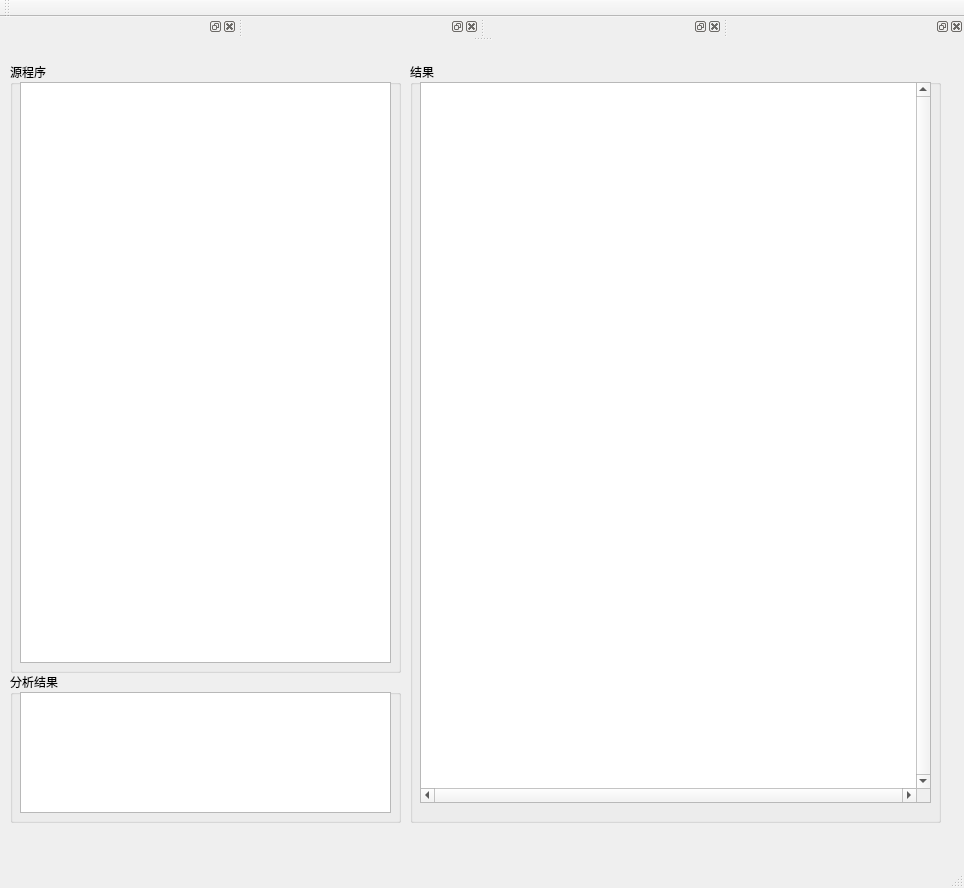
<?xml version="1.0" encoding="UTF-8"?>
<ui version="4.0">
 <class>MainWindow</class>
 <widget class="QMainWindow" name="MainWindow">
  <property name="geometry">
   <rect>
    <x>0</x>
    <y>0</y>
    <width>964</width>
    <height>888</height>
   </rect>
  </property>
  <property name="font">
   <font>
    <family>幼圆</family>
   </font>
  </property>
  <property name="windowTitle">
   <string>类C程序编译器- 1652262 -涂远鹏</string>
  </property>
  <widget class="QWidget" name="centralWidget">
   <widget class="QGroupBox" name="groupBox">
    <property name="geometry">
     <rect>
      <x>10</x>
      <y>20</y>
      <width>391</width>
      <height>611</height>
     </rect>
    </property>
    <property name="font">
     <font>
      <family>幼圆</family>
     </font>
    </property>
    <property name="title">
     <string>源程序</string>
    </property>
    <widget class="QPlainTextEdit" name="SourceCode">
     <property name="geometry">
      <rect>
       <x>10</x>
       <y>20</y>
       <width>371</width>
       <height>581</height>
      </rect>
     </property>
    </widget>
   </widget>
   <widget class="QGroupBox" name="groupBox_2">
    <property name="geometry">
     <rect>
      <x>10</x>
      <y>630</y>
      <width>391</width>
      <height>151</height>
     </rect>
    </property>
    <property name="title">
     <string>分析结果</string>
    </property>
    <widget class="QTextBrowser" name="AnalysisResult">
     <property name="geometry">
      <rect>
       <x>10</x>
       <y>20</y>
       <width>371</width>
       <height>121</height>
      </rect>
     </property>
    </widget>
   </widget>
   <widget class="QGroupBox" name="groupBox_3">
    <property name="geometry">
     <rect>
      <x>410</x>
      <y>20</y>
      <width>531</width>
      <height>761</height>
     </rect>
    </property>
    <property name="title">
     <string>结果</string>
    </property>
    <widget class="QTextBrowser" name="CodeDisplay">
     <property name="geometry">
      <rect>
       <x>10</x>
       <y>20</y>
       <width>511</width>
       <height>721</height>
      </rect>
     </property>
     <property name="verticalScrollBarPolicy">
      <enum>Qt::ScrollBarAlwaysOn</enum>
     </property>
     <property name="horizontalScrollBarPolicy">
      <enum>Qt::ScrollBarAlwaysOn</enum>
     </property>
     <property name="readOnly">
      <bool>false</bool>
     </property>
    </widget>
    <widget class="QTableWidget" name="tableWidget">
     <property name="geometry">
      <rect>
       <x>10</x>
       <y>20</y>
       <width>511</width>
       <height>721</height>
      </rect>
     </property>
    </widget>
    <zorder>tableWidget</zorder>
    <zorder>CodeDisplay</zorder>
   </widget>
  </widget>
  <widget class="QMenuBar" name="menuBar">
   <property name="geometry">
    <rect>
     <x>0</x>
     <y>0</y>
     <width>964</width>
     <height>26</height>
    </rect>
   </property>
  </widget>
  <widget class="QToolBar" name="mainToolBar">
   <attribute name="toolBarArea">
    <enum>TopToolBarArea</enum>
   </attribute>
   <attribute name="toolBarBreak">
    <bool>false</bool>
   </attribute>
  </widget>
  <widget class="QStatusBar" name="statusBar"/>
  <widget class="QDockWidget" name="SyntaxAnalysisWin">
   <attribute name="dockWidgetArea">
    <number>4</number>
   </attribute>
   <widget class="QWidget" name="dockWidgetContents_8"/>
  </widget>
  <widget class="QDockWidget" name="dockWidget_4">
   <attribute name="dockWidgetArea">
    <number>4</number>
   </attribute>
   <widget class="QWidget" name="dockWidgetContents_9"/>
  </widget>
  <widget class="QDockWidget" name="dockWidget_2">
   <attribute name="dockWidgetArea">
    <number>4</number>
   </attribute>
   <widget class="QWidget" name="dockWidgetContents_11"/>
  </widget>
  <widget class="QDockWidget" name="dockWidget_3">
   <attribute name="dockWidgetArea">
    <number>4</number>
   </attribute>
   <widget class="QWidget" name="dockWidgetContents"/>
  </widget>
 </widget>
 <layoutdefault spacing="6" margin="11"/>
 <resources/>
 <connections/>
</ui>
